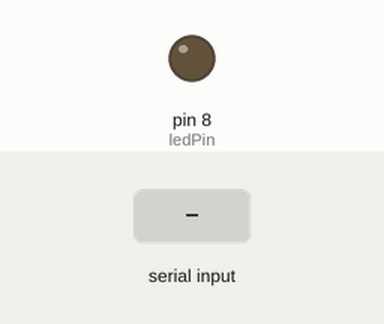
Recording of a sketch running on a simulated Arduino Uno, built with avr-gcc and run on an emulated ATmega328P. Shown: output pins drawn as LEDs (lit = HIGH). The test bench sets the inputs (shaded band).

Above: at 1.2 s.
1.3 s: "ON" received over Serial
At 2.6 s:
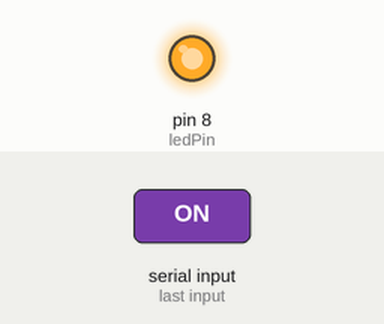
3.8 s: "OFF" received over Serial
At 5.7 s:
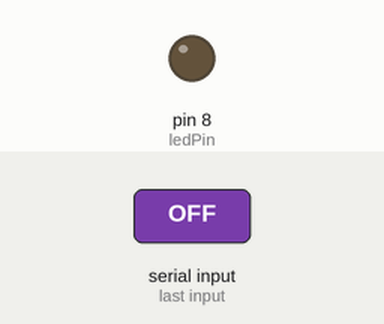
Timing chart, 0 to 7.2 s (numbered marks = the images above; inputs shaded):
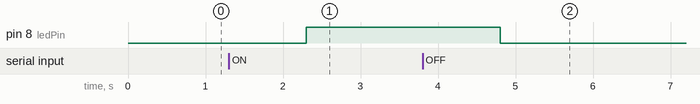

Measured:
- after the input at 1.3 s, pin 8 (ledPin): LOW → HIGH after 1.0 s
- after the input at 3.8 s, pin 8 (ledPin): HIGH → LOW after 1.0 s

The sketch:

Arduino.ino
```cpp
const int ledPin= 8;

void setup() {
  Serial.begin(9600);
  pinMode(ledPin, OUTPUT);
}

void loop() {
  if (Serial.available() > 0){
    String msg = Serial.readString();

    if (msg == "ON"){
      digitalWrite(ledPin, HIGH);
    }

    else if(msg == "OFF"){
      digitalWrite(ledPin, LOW);
    }
  }
}
```
